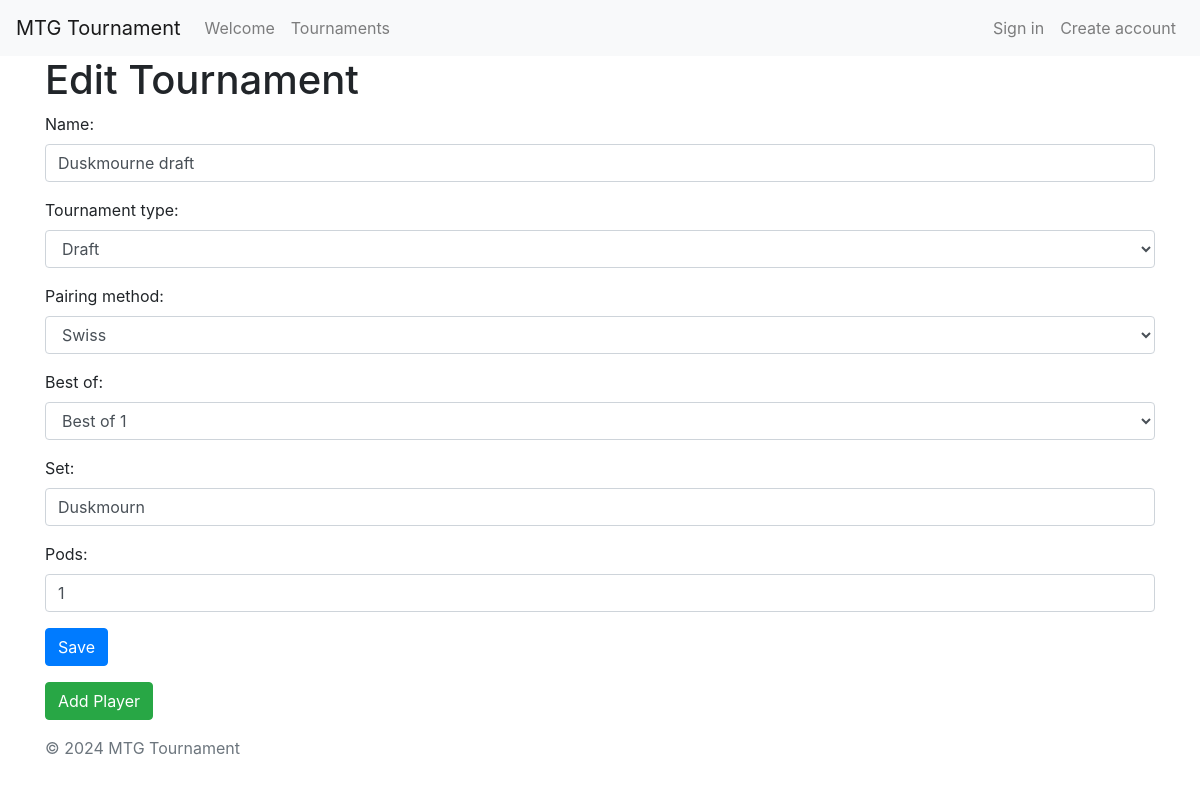
The app's page /tournament/tournaments/edit/65/ with its own data.
### tournament/models.py (models this page shows)
class Tournament(models.Model):
    name = models.CharField(max_length=100)
    tournament_type = models.CharField(
        max_length=20,
        choices=[('Draft', 'Draft'), ('Constructed', 'Constructed'), ('Sealed Deck', 'Sealed Deck')],
        default='Draft'
    )
    pairing_method = models.CharField(
        max_length=20,
        choices=[('Swiss', 'Swiss'), ('Single Eliminations', 'Single Eliminations')],
        default='Swiss'
    )
    best_of = models.IntegerField(
        choices=[(1, 'Best of 1'), (3, 'Best of 3'), (5, 'Best of 5')],
        default=1
    )
    set = models.CharField(max_length=100, default='Default Set Name')
    pods = models.IntegerField()
    number_of_rounds = models.IntegerField(default=0)
    is_ended = models.BooleanField(default=False)

### tournament/views.py (the view)
# urls.py: path('tournaments/edit/<int:id>/', views.edit_tournament, name='edit_tournament'),
def edit_tournament(request, id):
    tournament = get_object_or_404(Tournament, id=id)
    if request.method == 'POST':
        form = TournamentForm(request.POST, instance=tournament)
        if form.is_valid():
            form.save()
            return redirect('tournament_list')
    else:
        form = TournamentForm(instance=tournament)
    return render(request, 'tournament/edit_tournament.html', {'form': form, 'tournament': tournament})

### tournament/forms.py
class TournamentForm(forms.ModelForm):
    class Meta:
        model = Tournament
        fields = ['name', 'tournament_type', 'pairing_method', 'best_of', 'set', 'pods']
        widgets = {
            'name': forms.TextInput(attrs={'class': 'form-control'}),
            'tournament_type': forms.Select(attrs={'class': 'form-control'}),
            'pairing_method': forms.Select(attrs={'class': 'form-control'}),
            'best_of': forms.Select(attrs={'class': 'form-control'}),
            'set': forms.TextInput(attrs={'class': 'form-control'}),
            'pods': forms.NumberInput(attrs={'class': 'form-control'}),
        }

### templates/tournament/edit_tournament.html (shortened to what this page needs)
{% extends 'base.html' %}
{% block content %}
<h1>Edit Tournament</h1>
<form method="post">
    {{ form.as_p }}
    <button type="submit" class="btn btn-primary">Save</button>
</form>
<a href="{% url 'add_players' tournament.id %}" class="btn btn-success mt-3">Add Player</a>
{% endblock %}

### records on screen
Tournament: name "Duskmourne draft", tournament_type "Draft", pairing_method "Swiss", best_of "Best of 1", set "Duskmourn", pods "1"
